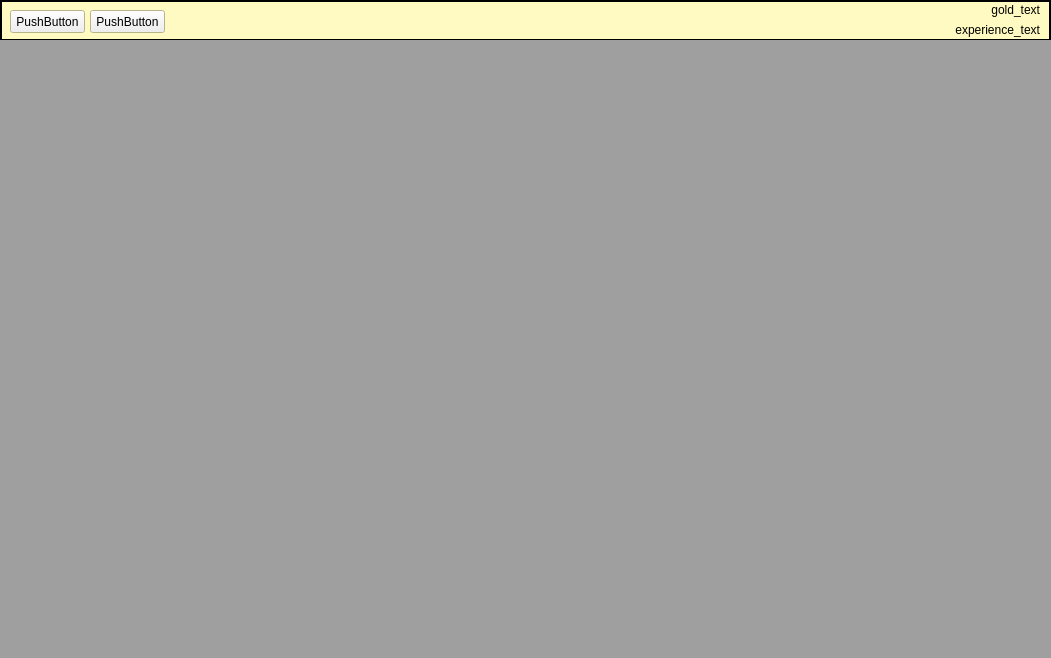
<?xml version="1.0" encoding="UTF-8"?>
<ui version="4.0">
 <class>GameForm</class>
 <widget class="QWidget" name="GameForm">
  <property name="geometry">
   <rect>
    <x>0</x>
    <y>0</y>
    <width>1051</width>
    <height>658</height>
   </rect>
  </property>
  <property name="windowTitle">
   <string>Form</string>
  </property>
  <widget class="QFrame" name="frame">
   <property name="geometry">
    <rect>
     <x>0</x>
     <y>0</y>
     <width>1051</width>
     <height>41</height>
    </rect>
   </property>
   <property name="sizePolicy">
    <sizepolicy hsizetype="Preferred" vsizetype="Preferred">
     <horstretch>0</horstretch>
     <verstretch>0</verstretch>
    </sizepolicy>
   </property>
   <property name="palette">
    <palette>
     <active>
      <colorrole role="Base">
       <brush brushstyle="SolidPattern">
        <color alpha="255">
         <red>255</red>
         <green>255</green>
         <blue>255</blue>
        </color>
       </brush>
      </colorrole>
      <colorrole role="Window">
       <brush brushstyle="SolidPattern">
        <color alpha="255">
         <red>255</red>
         <green>250</green>
         <blue>193</blue>
        </color>
       </brush>
      </colorrole>
     </active>
     <inactive>
      <colorrole role="Base">
       <brush brushstyle="SolidPattern">
        <color alpha="255">
         <red>255</red>
         <green>255</green>
         <blue>255</blue>
        </color>
       </brush>
      </colorrole>
      <colorrole role="Window">
       <brush brushstyle="SolidPattern">
        <color alpha="255">
         <red>255</red>
         <green>250</green>
         <blue>193</blue>
        </color>
       </brush>
      </colorrole>
     </inactive>
     <disabled>
      <colorrole role="Base">
       <brush brushstyle="SolidPattern">
        <color alpha="255">
         <red>255</red>
         <green>250</green>
         <blue>193</blue>
        </color>
       </brush>
      </colorrole>
      <colorrole role="Window">
       <brush brushstyle="SolidPattern">
        <color alpha="255">
         <red>255</red>
         <green>250</green>
         <blue>193</blue>
        </color>
       </brush>
      </colorrole>
     </disabled>
    </palette>
   </property>
   <property name="autoFillBackground">
    <bool>true</bool>
   </property>
   <property name="frameShape">
    <enum>QFrame::Box</enum>
   </property>
   <property name="lineWidth">
    <number>2</number>
   </property>
   <widget class="QPushButton" name="pushButton">
    <property name="geometry">
     <rect>
      <x>10</x>
      <y>10</y>
      <width>75</width>
      <height>23</height>
     </rect>
    </property>
    <property name="text">
     <string>PushButton</string>
    </property>
   </widget>
   <widget class="QPushButton" name="pushButton_2">
    <property name="geometry">
     <rect>
      <x>90</x>
      <y>10</y>
      <width>75</width>
      <height>23</height>
     </rect>
    </property>
    <property name="text">
     <string>PushButton</string>
    </property>
   </widget>
   <widget class="QLabel" name="goldLabel">
    <property name="geometry">
     <rect>
      <x>740</x>
      <y>0</y>
      <width>300</width>
      <height>20</height>
     </rect>
    </property>
    <property name="text">
     <string>gold_text</string>
    </property>
    <property name="alignment">
     <set>Qt::AlignRight|Qt::AlignTrailing|Qt::AlignVCenter</set>
    </property>
   </widget>
   <widget class="QLabel" name="experienceLabel">
    <property name="geometry">
     <rect>
      <x>740</x>
      <y>20</y>
      <width>300</width>
      <height>20</height>
     </rect>
    </property>
    <property name="text">
     <string>experience_text</string>
    </property>
    <property name="alignment">
     <set>Qt::AlignRight|Qt::AlignTrailing|Qt::AlignVCenter</set>
    </property>
   </widget>
  </widget>
  <widget class="QMdiArea" name="gameArea">
   <property name="geometry">
    <rect>
     <x>0</x>
     <y>40</y>
     <width>1051</width>
     <height>621</height>
    </rect>
   </property>
  </widget>
 </widget>
 <resources/>
 <connections/>
</ui>
